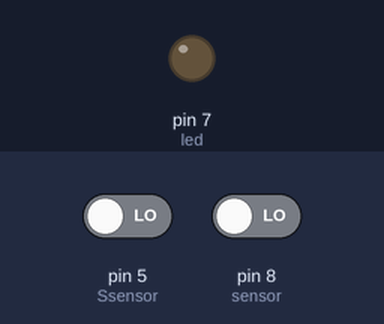
The sketch below on a simulated Arduino Uno, built with avr-gcc and run on an emulated ATmega328P. On the bench: output pins drawn as LEDs (lit = HIGH). Inputs (shaded band) come from the test bench; at power-on: pin 5 (Ssensor) LOW, pin 8 (sensor) LOW. WiFi joins after 1.5 s; servers stay silent unless stated; uploads are accepted with an empty reply; what the sketch prints to the serial monitor is not drawn.

Above: at 1.2 s.
1.3 s: pin 5 (Ssensor) driven HIGH
At 4.0 s:
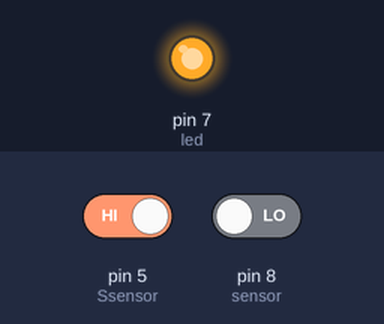
4.3 s: pin 8 (sensor) driven HIGH
At 5.4 s:
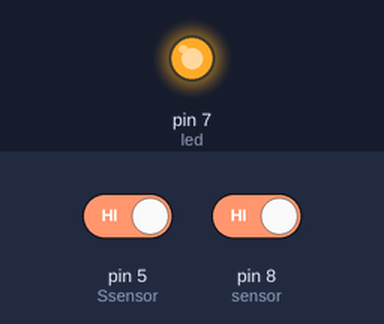
Timing chart, 0 to 7.3 s (numbered marks = the images above; inputs shaded):
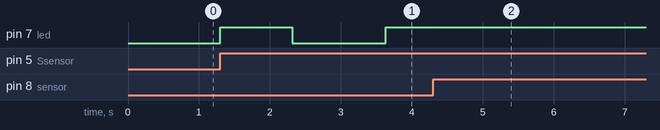

Measured:
- after the input at 1.3 s, pin 7 (led): LOW → HIGH at once, → LOW 1.0 s later, → HIGH 1.3 s later
- after the input at 4.3 s, pin 7 (led): stops changing and stays HIGH

The sketch:

PIR_Sensor.ino
```cpp
#include <Ethernet.h>

//Initialise LED Pin
int led = 7;
boolean LEDStatus = false;

//Initialise Motion Sensor
int sensor = 8;

//Initialise Sound Sensor
int Ssensor = 5;

//Internet Configuration
// Set to any mac address
byte mac[] = { 0xDE, 0xAD, 0xBE, 0xEF, 0xFE, 0xED };

// Put the IP address for your server
IPAddress webServerIP(192,168,0,100);

// Set the static IP address to use for Arduino client
IPAddress clientIP(192,168,0,101);

// Used for connecting to web server
EthernetClient client;

void setup() {
  // put your setup code here, to run once:
  Serial.begin(9600);
  Ethernet.begin(mac, clientIP);
  Serial.println("Starting Program ...");

  //Motion Pin is 8
  pinMode(sensor, INPUT);
  //Sound Pin is 5
  pinMode(Ssensor, INPUT);
  //Led Pin is 7
  pinMode(led, OUTPUT);
}

void loop() {
  activateSoundSensor();
  activateMotionSensor();
}

void activateSoundSensor(){
  int SensorData = digitalRead(Ssensor);
  if(SensorData == 1){

    if(LEDStatus == false){
        digitalWrite(led, HIGH);
        delay(700);
        Serial.println("Status: ON");
        String LightStatus = """ON""";

        LEDStatus = true;

        String sensorsData="sensor2="+String(LightStatus);
        httpRequest("GET /pervasive2/add_sound.php?"+sensorsData+" HTTP/1.0");
    }
    else{
        digitalWrite(led, LOW);
        delay(1000);
        Serial.println("Status: OFF");
        String LightStatus = """OFF""";
        LEDStatus = false;
        String sensorsData="sensor2="+String(LightStatus);
        httpRequest("GET /pervasive2/add_sound.php?"+sensorsData+" HTTP/1.0");
    }
  }
}

void activateMotionSensor(){
  long state = digitalRead(sensor);

  if(state == HIGH) {
    //Turn On Led
    digitalWrite(led, HIGH);

    Serial.println("Motion detected!");
    String movement = """MovementDetected""";

    LEDStatus = true;

    String sensorsData="sensor1="+String(movement);
    httpRequest("GET /pervasive2/add_motion.php?"+sensorsData+" HTTP/1.0");

    //Turns on for 10 minutes
    delay(100000);
    digitalWrite(led, LOW);
    LEDStatus = false;
  }
}

/*WiFi Connection*/
void httpRequest(String request)
{
/*---connect the "Arduino" as client to the web server---*/
   if (client.connect(webServerIP,80)) {  //connect the "Arduino" as client to the web server using socket
      Serial.println("connected.");
      Serial.println("sending data to web server...");
      Serial.println(request);
      Serial.println("Connection: close"); // telling the server that we are over transmitting the message
      Serial.println(); // empty line
/*----send sensors data to the web server using GET request---*/
      client.println(request);
      client.println("Connection: close"); // telling the server that we are over transmitting the message
      client.println();                    // empty line
/*----display the response message from the server------------*/
      httpResponse();
    }
    else {
/*---if Arduino can't connect to the server----------*/
      Serial.println("--> connection failed\n");
      while (true);                          // do nothing forevermore
    }
    if (client.connected()) {
      client.stop();                         // close communication socket
    }
}

void httpResponse()
{
  // if there are incoming bytes available
  // from the server, read them and print them:
  if (client.available()) {
    char c = client.read();
    Serial.print(c);
  }

  if (!client.connected()) {
    Serial.println();
    Serial.println("disconnecting.");
    client.stop();    // closing connection to server
  }
}
```
